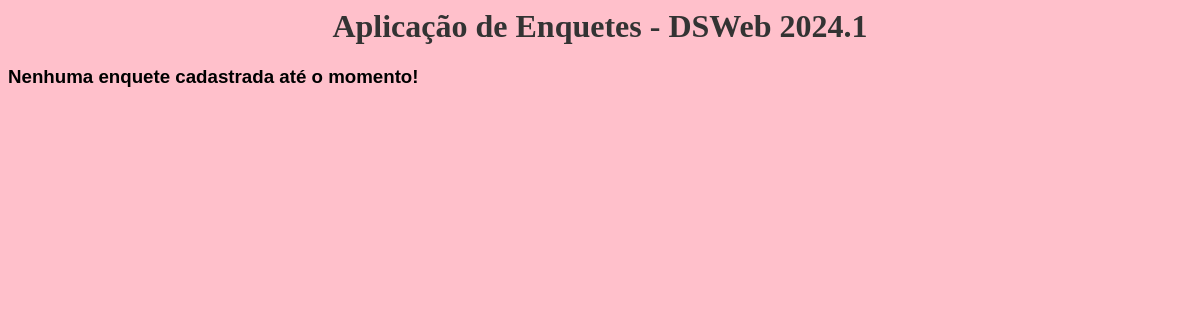
Page /enquetes/ on the earlier database version.
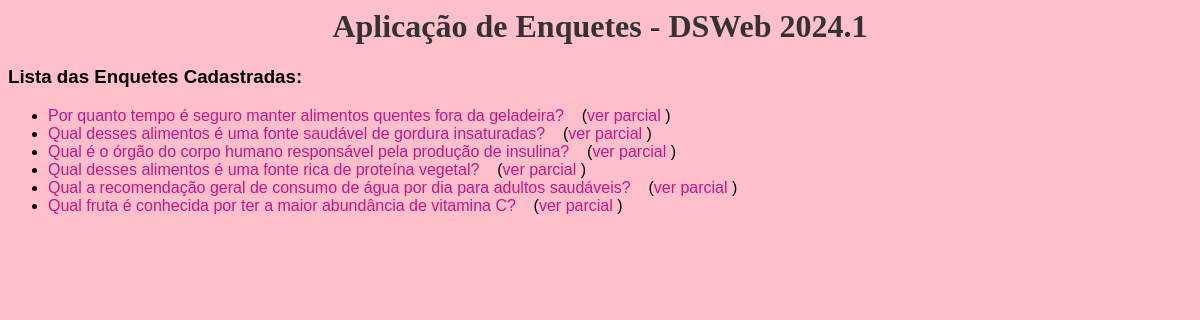
Same page on the later database version.
### enquetes/models.py (models this page shows, shortened)
class Pergunta(models.Model):
    texto = models.CharField(max_length=150)
    data_pub = models.DateTimeField('Data de publicação')

### enquetes/views.py (the view)
# urls.py: path('', views.IndexView.as_view(), name='index'),
class IndexView(View):
    def get(self, request, *args, **kwargs):
        enquetes = Pergunta.objects.order_by('-data_pub')[:10]
        contexto = {'pergunta_list': enquetes}
        return render(request, 'enquetes/index.html', contexto)

### enquetes/templates/enquetes/index.html (shortened to what this page needs)
{% load static %}
<html>
    <head>
        <link rel="stylesheet" type="text/css" href="{% static 'style.css' %}">
    </head>
    <body>
        <h1>Aplicação de Enquetes - DSWeb 2024.1</h1>
        {% if pergunta_list %}
          <h3>Lista das Enquetes Cadastradas:</h3>
          <ul>
            {% for p in pergunta_list %}
              <li>
                <a href="{% url 'enquetes:detalhes' p.id %}">
                  {{ p.texto }}
                </a>&nbsp;&nbsp;
                (<a href="{% url 'enquetes:resultado' p.id %}">ver parcial
                </a>)
              </li>
            {% endfor %}
          </ul>
        {% else %}
          <h3>Nenhuma enquete cadastrada até o momento!</h3>
        {% endif %}
    </body>
</html>

### static/style.css (style rules this page uses)
body { background-color: #FFC0CB; font-family: Arial, sans-serif; }
h1 { text-align: center; color: #333; font-family: Georgia, 'Times New Roman', Times, serif; }
li a { color: #C71585; text-decoration: none; }

Differences in the rows shown:
added Pergunta: texto "Por quanto tempo é seguro manter alimentos quentes fora da geladeira?"
added Pergunta: texto "Qual desses alimentos é uma fonte saudável de gordura insaturadas?"
added Pergunta: texto "Qual é o órgão do corpo humano responsável pela produção de insulina?"
added Pergunta: texto "Qual desses alimentos é uma fonte rica de proteína vegetal?"
added Pergunta: texto "Qual a recomendação geral de consumo de água por dia para adultos saudáveis?"
added Pergunta: texto "Qual fruta é conhecida por ter a maior abundância de vitamina C?"
Other differences:
text no longer shown: "Nenhuma enquete cadastrada até o momento!"
text now shown: "Lista das Enquetes Cadastradas:"
